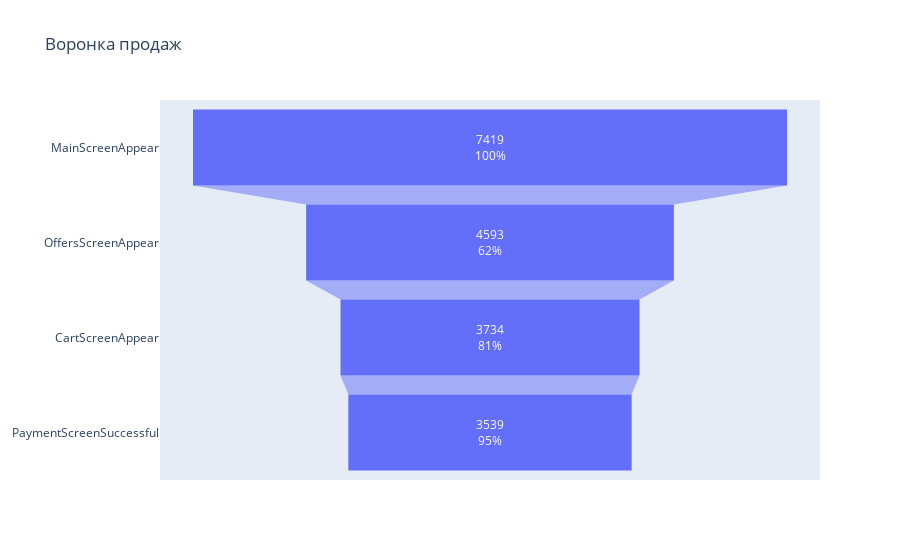

Notebook source saved alongside this figure:
### Code cell
# Воронка с данными отношений с предыдущему шагу
fig = go.Figure(go.Funnel(y = funnel['event'],
                          x = funnel['users_amount'],
                          # title='Воронка событий, число пользователей', 
                          textposition = 'inside',
                          textinfo = 'value + percent previous'))
fig.update_layout(title='Воронка продаж с отсеом относительно пред. этапа')
fig.show()

### Figure 1 — Plotly figure (JSON) as saved in the notebook; plotly's stock layout.template omitted (floating-point values rounded to 4 significant figures)
{"data": [{"textinfo": "value+percent previous", "textposition": "inside", "type": "funnel", "x": [7419, 4593, 3734, 3539], "y": ["MainScreenAppear", "OffersScreenAppear", "CartScreenAppear", "PaymentScreenSuccessful"]}], "layout": {"title": {"text": "Воронка продаж"}}}
